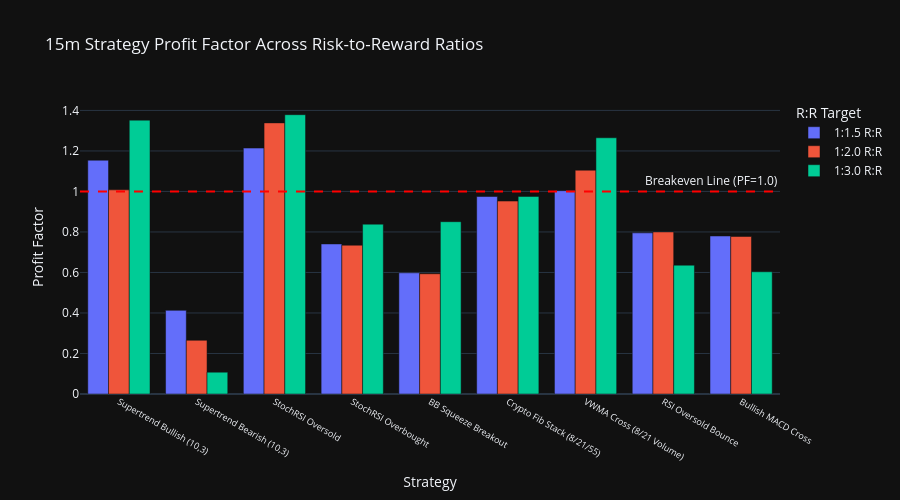

The code cell stored with this chart in its notebook:
### Markdown cell above
## 6. Visualizing Risk Management Impact

### Code cell
# Bar chart of Profit Factor across Risk-to-Reward Ratios (15m)
df_15m_all_rr = df_sltp[df_sltp['Timeframe'] == '15m'].copy()

fig = px.bar(
    df_15m_all_rr,
    x='Strategy',
    y='Profit Factor',
    color='R:R Target',
    barmode='group',
    title='15m Strategy Profit Factor Across Risk-to-Reward Ratios',
    template='plotly_dark'
)
fig.add_hline(y=1.0, line_dash='dash', line_color='red', annotation_text='Breakeven Line (PF=1.0)')
fig.update_layout(height=500)
fig.update_xaxes(tickangle=30, tickfont_size=9)
fig.show()

### Figure 1 — Plotly figure (JSON) as saved in the notebook; plotly's stock layout.template omitted (floating-point values rounded to 4 significant figures)
{"data": [{"alignmentgroup": "True", "hovertemplate": "R:R Target=1:1.5 R:R<br>Strategy=%{x}<br>Profit Factor=%{y}<extra></extra>", "legendgroup": "1:1.5 R:R", "marker": {"color": "#636efa", "pattern": {"shape": ""}}, "name": "1:1.5 R:R", "offsetgroup": "1:1.5 R:R", "orientation": "v", "showlegend": true, "textposition": "auto", "type": "bar", "x": ["Supertrend Bullish (10,3)", "Supertrend Bearish (10,3)", "StochRSI Oversold", "StochRSI Overbought", "BB Squeeze Breakout", "Crypto Fib Stack (8/21/55)", "VWMA Cross (8/21 Volume)", "RSI Oversold Bounce", "Bullish MACD Cross"], "xaxis": "x", "y": [1.154, 0.413, 1.214, 0.7408, 0.5982, 0.9749, 1.004, 0.7955, 0.78], "yaxis": "y"}, {"alignmentgroup": "True", "hovertemplate": "R:R Target=1:2.0 R:R<br>Strategy=%{x}<br>Profit Factor=%{y}<extra></extra>", "legendgroup": "1:2.0 R:R", "marker": {"color": "#EF553B", "pattern": {"shape": ""}}, "name": "1:2.0 R:R", "offsetgroup": "1:2.0 R:R", "orientation": "v", "showlegend": true, "textposition": "auto", "type": "bar", "x": ["Supertrend Bullish (10,3)", "Supertrend Bearish (10,3)", "StochRSI Oversold", "StochRSI Overbought", "BB Squeeze Breakout", "Crypto Fib Stack (8/21/55)", "VWMA Cross (8/21 Volume)", "RSI Oversold Bounce", "Bullish MACD Cross"], "xaxis": "x", "y": [1.008, 0.2651, 1.339, 0.7346, 0.5935, 0.9524, 1.105, 0.8001, 0.7777], "yaxis": "y"}, {"alignmentgroup": "True", "hovertemplate": "R:R Target=1:3.0 R:R<br>Strategy=%{x}<br>Profit Factor=%{y}<extra></extra>", "legendgroup": "1:3.0 R:R", "marker": {"color": "#00cc96", "pattern": {"shape": ""}}, "name": "1:3.0 R:R", "offsetgroup": "1:3.0 R:R", "orientation": "v", "showlegend": true, "textposition": "auto", "type": "bar", "x": ["Supertrend Bullish (10,3)", "Supertrend Bearish (10,3)", "StochRSI Oversold", "StochRSI Overbought", "BB Squeeze Breakout", "Crypto Fib Stack (8/21/55)", "VWMA Cross (8/21 Volume)", "RSI Oversold Bounce", "Bullish MACD Cross"], "xaxis": "x", "y": [1.352, 0.1076, 1.379, 0.8385, 0.8507, 0.9755, 1.265, 0.636, 0.6034], "yaxis": "y"}], "layout": {"annotations": [{"showarrow": false, "text": "Breakeven Line (PF=1.0)", "x": 1, "xanchor": "right", "xref": "x domain", "y": 1, "yanchor": "bottom", "yref": "y"}], "barmode": "group", "height": 500, "legend": {"title": {"text": "R:R Target"}, "tracegroupgap": 0}, "shapes": [{"line": {"color": "red", "dash": "dash"}, "type": "line", "x0": 0, "x1": 1, "xref": "x domain", "y0": 1, "y1": 1, "yref": "y"}], "title": {"text": "15m Strategy Profit Factor Across Risk-to-Reward Ratios"}, "xaxis": {"anchor": "y", "domain": [0, 1], "tickangle": 30, "tickfont": {"size": 9}, "title": {"text": "Strategy"}}, "yaxis": {"anchor": "x", "domain": [0, 1], "title": {"text": "Profit Factor"}}}}
